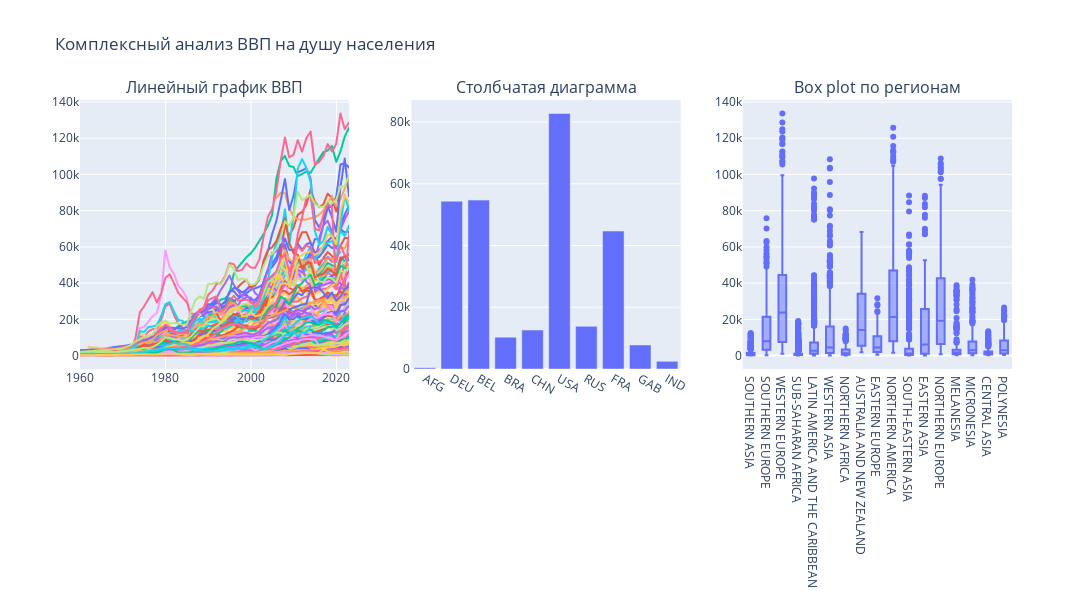

Notebook code for this chart:
### Markdown cell above
Построить несколько суб-графиков на одном графике.

### Code cell
from plotly.subplots import make_subplots
import plotly.graph_objects as go
import plotly.express as px

# Создаем фигуру с суб-графиками
fig = make_subplots(
    rows=1, cols=3,
    subplot_titles=("Линейный график ВВП", "Столбчатая диаграмма", "Box plot по регионам"),
    specs=[[{"type": "xy"}, {"type": "xy"}, {"type": "xy"}]]
)

# 1. Линейный график (первый)
line_fig = px.line(df[df['gdp_per_capita'] > 0], 
                   x='year', y='gdp_per_capita', color='country_code')
for trace in line_fig.data:
    fig.add_trace(trace, row=1, col=1)

# 2. Столбчатая диаграмма (второй)
last_year = df_filtered['year'].max()
df_last_year = df_filtered[(df_filtered['year'] == last_year) & (df_filtered['gdp_per_capita'] > 0)]
bar_fig = px.bar(df_last_year, x='country_code', y='gdp_per_capita')
for trace in bar_fig.data:
    fig.add_trace(trace, row=1, col=2)

# 3. Box plot (третий)
box_fig = px.box(df[df['gdp_per_capita'] > 0], 
                 x='sub_region', y='gdp_per_capita')
for trace in box_fig.data:
    fig.add_trace(trace, row=1, col=3)

# Настраиваем макет
fig.update_layout(
    height=600,
    width=2000,
    title_text="Комплексный анализ ВВП на душу населения",
    showlegend=False
)

fig.show()
